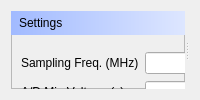
      <widget class="QWidget" name="tab">
       <attribute name="title">
        <string>Settings</string>
       </attribute>
       <layout class="QVBoxLayout" name="verticalLayout_29">
        <item>
         <widget class="QSplitter" name="splitter_20">
          <property name="orientation">
           <enum>Qt::Horizontal</enum>
          </property>
          <widget class="QFrame" name="frame_20">
           <property name="maximumSize">
            <size>
             <width>230</width>
             <height>16777215</height>
            </size>
           </property>
           <property name="frameShape">
            <enum>QFrame::StyledPanel</enum>
           </property>
           <property name="frameShadow">
            <enum>QFrame::Raised</enum>
           </property>
           <widget class="QWidget" name="layoutWidget_3">
            <property name="geometry">
             <rect>
              <x>10</x>
              <y>40</y>
              <width>201</width>
              <height>220</height>
             </rect>
            </property>
            <layout class="QGridLayout" name="gridLayout_4">
             <item row="5" column="1">
              <widget class="QCheckBox" name="check_first_lsb">
               <property name="text">
                <string/>
               </property>
              </widget>
             </item>
             <item row="4" column="1">
              <widget class="QCheckBox" name="check_signed_sm">
               <property name="text">
                <string/>
               </property>
              </widget>
             </item>
             <item row="3" column="1">
              <widget class="QComboBox" name="Combo_Setting_ByteNum">
               <item>
                <property name="text">
                 <string>2 Byte</string>
                </property>
               </item>
               <item>
                <property name="text">
                 <string>1 Byte</string>
                </property>
               </item>
              </widget>
             </item>
             <item row="2" column="1">
              <widget class="QLineEdit" name="txt_setting_max_vol_set"/>
             </item>
             <item row="1" column="1">
              <widget class="QLineEdit" name="txt_setting_min_vol_set"/>
             </item>
             <item row="4" column="0">
              <widget class="QLabel" name="label_51">
               <property name="text">
                <string>Signed Value</string>
               </property>
              </widget>
             </item>
             <item row="5" column="0">
              <widget class="QLabel" name="label_52">
               <property name="text">
                <string>First LSB</string>
               </property>
              </widget>
             </item>
             <item row="2" column="0">
              <widget class="QLabel" name="label_49">
               <property name="text">
                <string>A/D Max Voltage (v)</string>
               </property>
              </widget>
             </item>
             <item row="6" column="0">
              <widget class="QLabel" name="label_53">
               <property name="text">
                <string>Min.</string>
               </property>
              </widget>
             </item>
             <item row="7" column="0">
              <widget class="QLabel" name="label_54">
               <property name="text">
                <string>Max.</string>
               </property>
              </widget>
             </item>
             <item row="3" column="0">
              <widget class="QLabel" name="label_50">
               <property name="text">
                <string>Byte Num</string>
               </property>
              </widget>
             </item>
             <item row="0" column="0">
              <widget class="QLabel" name="label_47">
               <property name="text">
                <string>Sampling Freq. (MHz)</string>
               </property>
              </widget>
             </item>
             <item row="1" column="0">
              <widget class="QLabel" name="label_48">
               <property name="text">
                <string>A/D Min Voltage (v)</string>
               </property>
              </widget>
             </item>
             <item row="0" column="1">
              <widget class="QLineEdit" name="txt_setting_FS"/>
             </item>
             <item row="6" column="1">
              <widget class="QLineEdit" name="txt_setting_min_set"/>
             </item>
             <item row="7" column="1">
              <widget class="QLineEdit" name="txt_setting_max_set"/>
             </item>
            </layout>
           </widget>
           <widget class="QLabel" name="label_40">
            <property name="geometry">
             <rect>
              <x>0</x>
              <y>0</y>
              <width>271</width>
              <height>24</height>
             </rect>
            </property>
            <property name="minimumSize">
             <size>
              <width>0</width>
              <height>20</height>
             </size>
            </property>
            <property name="styleSheet">
             <string notr="true">background:qlineargradient(spread:pad, x1:0, y1:0, x2:1, y2:0, stop:0 rgba(161, 186, 255, 255), stop:1 rgba(255, 255, 255, 255));
padding-left:5px;
padding-bottom:5px;
padding-top:5px;</string>
            </property>
            <property name="text">
             <string>Settings</string>
            </property>
           </widget>
           <widget class="QPushButton" name="Btn_Setting_Apply">
            <property name="geometry">
             <rect>
              <x>120</x>
              <y>290</y>
              <width>89</width>
              <height>25</height>
             </rect>
            </property>
            <property name="text">
             <string>Apply</string>
            </property>
           </widget>
           <widget class="QPushButton" name="pushButton_13">
            <property name="geometry">
             <rect>
              <x>20</x>
              <y>290</y>
              <width>89</width>
              <height>25</height>
             </rect>
            </property>
            <property name="text">
             <string>OK</string>
            </property>
           </widget>
           <widget class="QLabel" name="label_55">
            <property name="geometry">
             <rect>
              <x>10</x>
              <y>260</y>
              <width>126</width>
              <height>16</height>
             </rect>
            </property>
            <property name="text">
             <string>IQ</string>
            </property>
           </widget>
           <widget class="QCheckBox" name="check_IQ">
            <property name="geometry">
             <rect>
              <x>142</x>
              <y>260</y>
              <width>67</width>
              <height>15</height>
             </rect>
            </property>
            <property name="text">
             <string/>
            </property>
           </widget>
          </widget>
          <widget class="QWidget" name="verticalLayoutWidget">
           <layout class="QVBoxLayout" name="verticalLayout_28"/>
          </widget>
         </widget>
        </item>
       </layout>
      </widget>
